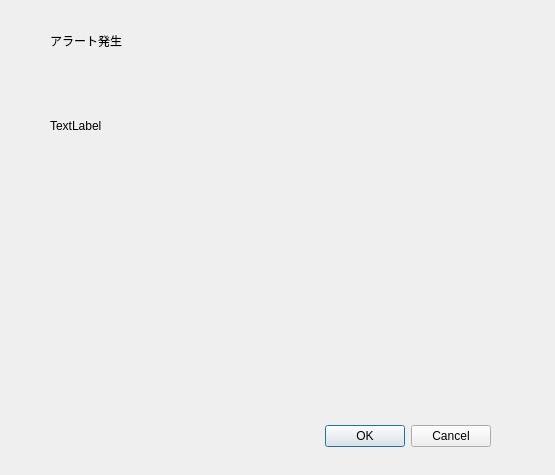
<?xml version="1.0" encoding="UTF-8"?>
<ui version="4.0">
 <class>AlertDialog</class>
 <widget class="QDialog" name="AlertDialog">
  <property name="geometry">
   <rect>
    <x>0</x>
    <y>0</y>
    <width>555</width>
    <height>475</height>
   </rect>
  </property>
  <property name="windowTitle">
   <string>Dialog</string>
  </property>
  <widget class="QDialogButtonBox" name="buttonBox">
   <property name="geometry">
    <rect>
     <x>150</x>
     <y>420</y>
     <width>341</width>
     <height>32</height>
    </rect>
   </property>
   <property name="orientation">
    <enum>Qt::Horizontal</enum>
   </property>
   <property name="standardButtons">
    <set>QDialogButtonBox::Cancel|QDialogButtonBox::Ok</set>
   </property>
  </widget>
  <widget class="QLabel" name="label">
   <property name="geometry">
    <rect>
     <x>50</x>
     <y>20</y>
     <width>381</width>
     <height>41</height>
    </rect>
   </property>
   <property name="text">
    <string>アラート発生</string>
   </property>
  </widget>
  <widget class="QLabel" name="label_2">
   <property name="geometry">
    <rect>
     <x>50</x>
     <y>110</y>
     <width>131</width>
     <height>31</height>
    </rect>
   </property>
   <property name="text">
    <string>TextLabel</string>
   </property>
  </widget>
 </widget>
 <resources/>
 <connections>
  <connection>
   <sender>buttonBox</sender>
   <signal>accepted()</signal>
   <receiver>AlertDialog</receiver>
   <slot>accept()</slot>
   <hints>
    <hint type="sourcelabel">
     <x>248</x>
     <y>254</y>
    </hint>
    <hint type="destinationlabel">
     <x>157</x>
     <y>274</y>
    </hint>
   </hints>
  </connection>
  <connection>
   <sender>buttonBox</sender>
   <signal>rejected()</signal>
   <receiver>AlertDialog</receiver>
   <slot>reject()</slot>
   <hints>
    <hint type="sourcelabel">
     <x>316</x>
     <y>260</y>
    </hint>
    <hint type="destinationlabel">
     <x>286</x>
     <y>274</y>
    </hint>
   </hints>
  </connection>
 </connections>
</ui>
